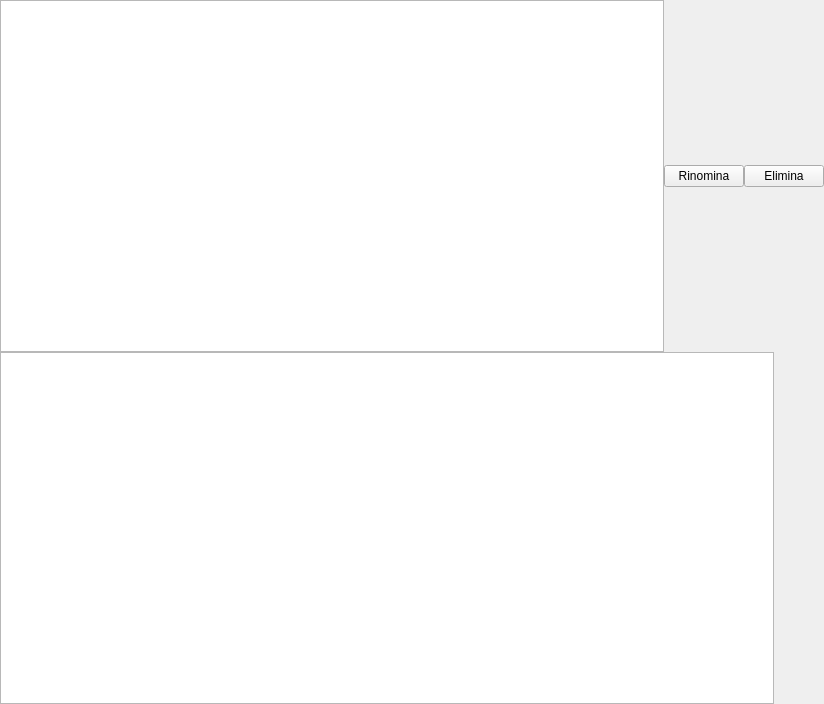
<?xml version="1.0" encoding="UTF-8"?>
<ui version="4.0">
 <class>FileExplorerFrame</class>
 <widget class="QFrame" name="FileExplorerFrame">
  <property name="geometry">
   <rect>
    <x>0</x>
    <y>0</y>
    <width>824</width>
    <height>704</height>
   </rect>
  </property>
  <layout class="QGridLayout" name="gridLayout">
   <property name="leftMargin">
    <number>0</number>
   </property>
   <property name="topMargin">
    <number>0</number>
   </property>
   <property name="rightMargin">
    <number>0</number>
   </property>
   <property name="bottomMargin">
    <number>0</number>
   </property>
   <property name="spacing">
    <number>0</number>
   </property>
   <item row="0" column="0" colspan="2">
    <widget class="QFrame" name="top">
     <property name="minimumSize">
      <size>
       <width>30</width>
       <height>30</height>
      </size>
     </property>
     <property name="frameShape">
      <enum>QFrame::NoFrame</enum>
     </property>
     <property name="frameShadow">
      <enum>QFrame::Plain</enum>
     </property>
     <layout class="QHBoxLayout" name="horizontalLayout">
      <property name="spacing">
       <number>0</number>
      </property>
      <property name="leftMargin">
       <number>0</number>
      </property>
      <property name="topMargin">
       <number>0</number>
      </property>
      <property name="rightMargin">
       <number>0</number>
      </property>
      <property name="bottomMargin">
       <number>0</number>
      </property>
      <item>
       <widget class="MDBreadCrumb" name="breadCrumb">
        <property name="focusPolicy">
         <enum>Qt::StrongFocus</enum>
        </property>
        <property name="editTriggers">
         <set>QAbstractItemView::NoEditTriggers</set>
        </property>
        <property name="selectionMode">
         <enum>QAbstractItemView::NoSelection</enum>
        </property>
       </widget>
      </item>
      <item>
       <widget class="QPushButton" name="pbRename">
        <property name="text">
         <string>Rinomina</string>
        </property>
       </widget>
      </item>
      <item>
       <widget class="QPushButton" name="pbDelete">
        <property name="text">
         <string>Elimina</string>
        </property>
       </widget>
      </item>
     </layout>
    </widget>
   </item>
   <item row="1" column="0">
    <widget class="QFrame" name="content">
     <property name="minimumSize">
      <size>
       <width>500</width>
       <height>50</height>
      </size>
     </property>
     <property name="frameShape">
      <enum>QFrame::NoFrame</enum>
     </property>
     <property name="frameShadow">
      <enum>QFrame::Plain</enum>
     </property>
     <layout class="QGridLayout" name="gridLayout_2">
      <property name="leftMargin">
       <number>0</number>
      </property>
      <property name="topMargin">
       <number>0</number>
      </property>
      <property name="rightMargin">
       <number>0</number>
      </property>
      <property name="bottomMargin">
       <number>0</number>
      </property>
      <property name="spacing">
       <number>0</number>
      </property>
      <item row="0" column="0">
       <widget class="MDFileExplorerWidget" name="lvExplorer"/>
      </item>
      <item row="0" column="1">
       <widget class="ItemDetailWidget" name="idwTest" native="true">
        <property name="minimumSize">
         <size>
          <width>50</width>
          <height>0</height>
         </size>
        </property>
       </widget>
      </item>
     </layout>
    </widget>
   </item>
  </layout>
 </widget>
 <customwidgets>
  <customwidget>
   <class>MDBreadCrumb</class>
   <extends>QListWidget</extends>
   <header>gui/custom-widgets/mdbreadcrumb.hpp</header>
  </customwidget>
  <customwidget>
   <class>MDFileExplorerWidget</class>
   <extends>QListView</extends>
   <header>gui/custom-widgets/MDFileExplorerWidget.hpp</header>
  </customwidget>
  <customwidget>
   <class>ItemDetailWidget</class>
   <extends>QWidget</extends>
   <header>gui/custom-widgets/itemdetailwidget.hpp</header>
   <container>1</container>
  </customwidget>
 </customwidgets>
 <resources/>
 <connections/>
</ui>
